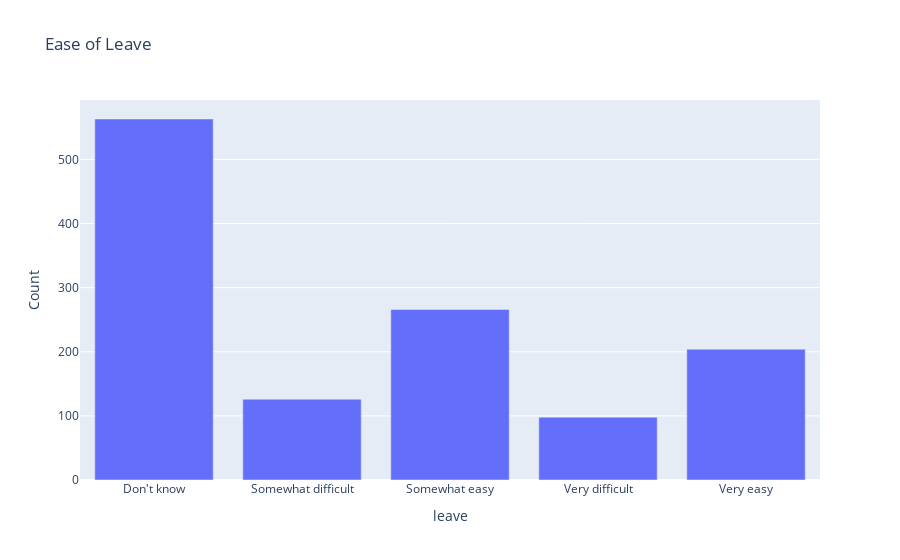

Notebook cell for this chart:
### Markdown cell above
In the below plot column 'leave' is grouped and is represented as a rectangular mark.

### Code cell
temp_grp_df = df.groupby('leave').count().reset_index(drop=False)
fig = px.bar(temp_grp_df, y='Timestamp',  x='leave',labels={'Timestamp':'Count'}, title='Ease of Leave',orientation='v')
fig.show()

### Figure 1 — Plotly figure (JSON) as saved in the notebook; plotly's stock layout.template omitted (floating-point values rounded to 4 significant figures)
{"data": [{"alignmentgroup": "True", "hovertemplate": "leave=%{x}<br>Count=%{y}<extra></extra>", "legendgroup": "", "marker": {"color": "#636efa", "pattern": {"shape": ""}}, "name": "", "offsetgroup": "", "orientation": "v", "showlegend": false, "textposition": "auto", "type": "bar", "x": ["Don't know", "Somewhat difficult", "Somewhat easy", "Very difficult", "Very easy"], "xaxis": "x", "y": [563, 126, 266, 98, 204], "yaxis": "y"}], "layout": {"barmode": "relative", "legend": {"tracegroupgap": 0}, "title": {"text": "Ease of Leave"}, "xaxis": {"anchor": "y", "domain": [0, 1], "title": {"text": "leave"}}, "yaxis": {"anchor": "x", "domain": [0, 1], "title": {"text": "Count"}}}}
